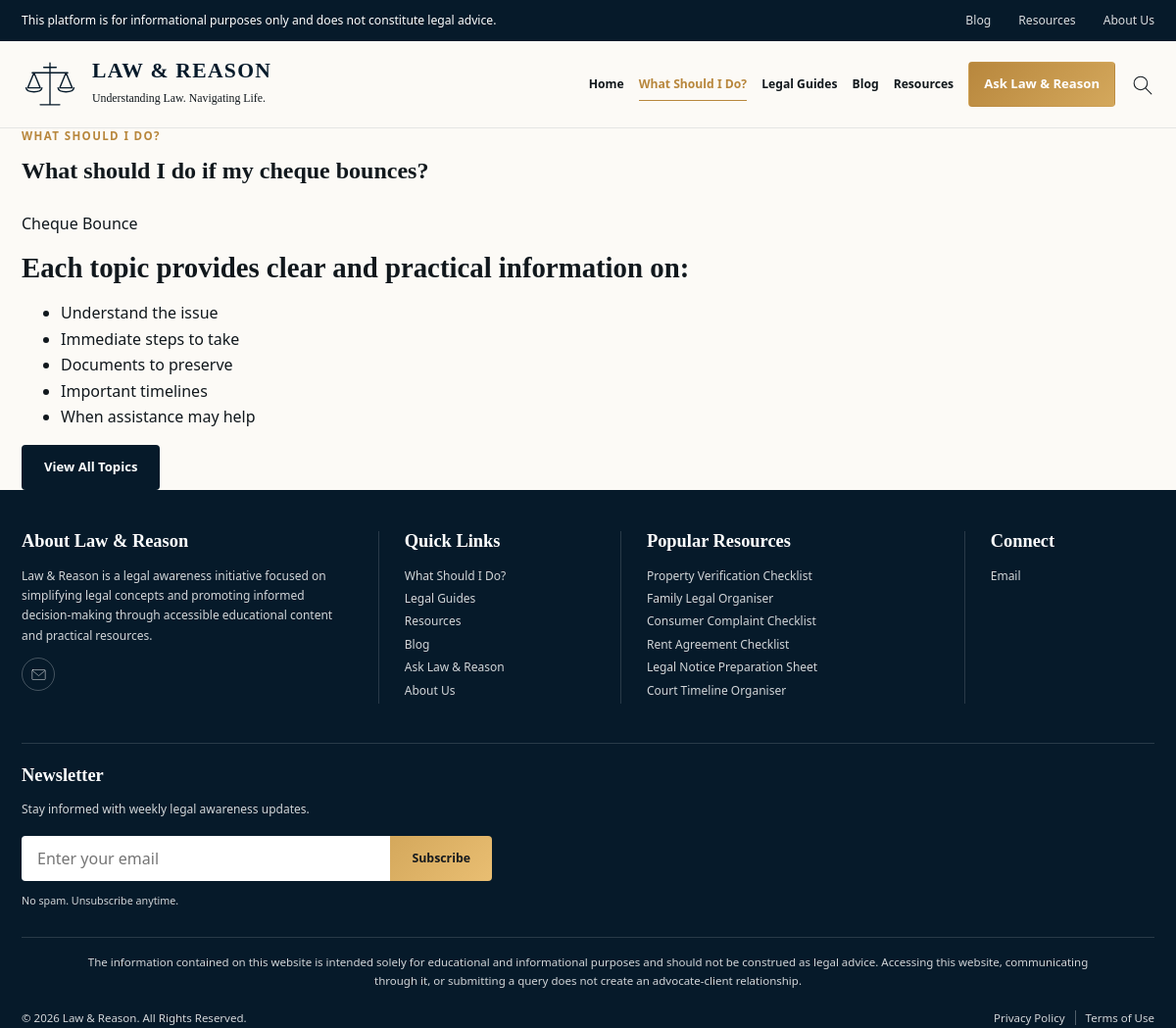
Screenshot of /scenarios/cheque-bounces with the database file from the repository.
### tables this page shows
CREATE TABLE scenarios (
    id INT AUTO_INCREMENT PRIMARY KEY,
    slug VARCHAR(150) NOT NULL UNIQUE,
    question_en VARCHAR(500) NOT NULL,
    question_hi VARCHAR(500) NOT NULL,
    content_en LONGTEXT,
    content_hi LONGTEXT,
    topic_id INT NULL,
    meta_title_en VARCHAR(160),
    meta_title_hi VARCHAR(160),
    meta_description_en VARCHAR(320),
    meta_description_hi VARCHAR(320),
    sort_order INT DEFAULT 0,
    is_published TINYINT(1) DEFAULT 1,
    created_at DATETIME DEFAULT CURRENT_TIMESTAMP,
    updated_at DATETIME DEFAULT CURRENT_TIMESTAMP ON UPDATE CURRENT_TIMESTAMP,
    FOREIGN KEY (topic_id) REFERENCES topics(id) ON DELETE SET NULL
);

CREATE TABLE topics (
    id INT AUTO_INCREMENT PRIMARY KEY,
    slug VARCHAR(100) NOT NULL UNIQUE,
    title_en VARCHAR(255) NOT NULL,
    title_hi VARCHAR(255) NOT NULL,
    description_en TEXT,
    description_hi TEXT,
    content_en LONGTEXT,
    content_hi LONGTEXT,
    icon VARCHAR(50) DEFAULT NULL,
    meta_title_en VARCHAR(160),
    meta_title_hi VARCHAR(160),
    meta_description_en VARCHAR(320),
    meta_description_hi VARCHAR(320),
    sort_order INT DEFAULT 0,
    is_published TINYINT(1) DEFAULT 1,
    created_at DATETIME DEFAULT CURRENT_TIMESTAMP,
    updated_at DATETIME DEFAULT CURRENT_TIMESTAMP ON UPDATE CURRENT_TIMESTAMP
);

### includes/helpers.php (called while the page is built, shortened)
<?php
function getCurrentLang() {
    return $_SESSION['lang'] ?? DEFAULT_LANG;
}
function langField($fieldBase) {
    $lang = getCurrentLang();
    return $fieldBase . '_' . $lang;
}
function getLangValue($row, $fieldBase) {
    $field = langField($fieldBase);
    return $row[$field] ?? $row[$fieldBase . '_en'] ?? '';
}

### pages/scenarios/scenario.php (the view, shortened to what this page needs)
<?php
require_once __DIR__ . '/../../includes/helpers.php';
$lang = getCurrentLang();
$strings = require __DIR__ . '/../../lang/' . $lang . '.php';
$slug = sanitize($_GET['slug'] ?? '');
try {
    $db = getDB();
    $stmt = $db->prepare("
        SELECT s.*, t.title_en AS topic_title_en, t.title_hi AS topic_title_hi, t.slug AS topic_slug
        FROM scenarios s
        LEFT JOIN topics t ON s.topic_id = t.id
        WHERE s.slug = :slug AND s.is_published = 1
    ");
    $stmt->execute([':slug' => $slug]);
    $scenario = $stmt->fetch();
} catch (PDOException $e) {
    error_log('Scenario page error: ' . $e->getMessage());
    http_response_code(500);
    $pageTitle = $strings['error_general'] . ' | ' . SITE_NAME;
    $pageDescription = '';
    $pageCanonical = SITE_URL;
    $currentPage = 'guidance';
    $bodyClass = 'page-error';
    require_once __DIR__ . '/../../templates/header.php';
    echo '<section class="container"><h1>' . $strings['error_general'] . '</h1></section>';
    require_once __DIR__ . '/../../templates/footer.php';
    exit;
}
$question = getLangValue($scenario, 'question');
require_once __DIR__ . '/../../templates/header.php';
?>
    <article class="scenario-page">
        <div class="container">
            <header class="scenario-header">
                <p class="eyebrow"><?php echo $strings['guidance_title']; ?></p>
                <h1><?php echo htmlspecialchars($question); ?></h1>
                <?php if (!empty($scenario['topic_title_en'])): ?>
                <p class="scenario-topic-link">
                    <a href="/legal-areas/<?php echo htmlspecialchars($scenario['topic_slug']); ?>">
                        <?php echo htmlspecialchars($lang === 'hi' ? ($scenario['topic_title_hi'] ?? $scenario['topic_title_en']) : $scenario['topic_title_en']); ?>
                    </a>
                </p>
                <?php endif; ?>
            </header>
            <div class="scenario-features">
                <h2><?php echo $strings['guidance_feature_title']; ?></h2>
                <ul>
                    <li><?php echo $strings['guidance_f1']; ?></li>
                    <li><?php echo $strings['guidance_f2']; ?></li>
                    <li><?php echo $strings['guidance_f3']; ?></li>
                    <li><?php echo $strings['guidance_f4']; ?></li>
                    <li><?php echo $strings['guidance_f5']; ?></li>
                </ul>
            </div>
            <div class="scenario-cta">
                <a href="/scenarios/" class="button button-navy"><?php echo $strings['guidance_view_all']; ?></a>
            </div>
        </div>
    </article>
<?php require_once __DIR__ . '/../../templates/footer.php'; ?>

### public/css/styles.css (style rules this page uses)
:root { --navy: #061a2a; --navy-2: #0b2639; --ink: #11181d; --gold: #b8873d; --gold-light: #d4a85c; --cream: #f8f4ed; --warm-white: #fcfaf6; --line: #ded7cb; --muted: #62605c; --white: #ffffff; --shadow: 0 18px 50px rgba(30, 24, 17, 0.09); --serif: Georgia, "Times New Roman", serif; --sans: "Segoe UI", Arial, sans-serif; }
* { box-sizing: border-box; }
html { overflow-x: clip; scroll-behavior: smooth; }
body { margin: 0; overflow-x: clip; color: var(--ink); background: var(--warm-white); font-family: var(--sans); font-size: 16px; line-height: 1.65; }
a { color: inherit; text-decoration: none; }
.container { width: min(1400px, calc(100% - 64px)); margin: 0 auto; }
.eyebrow { margin: 0 0 8px; color: var(--gold); font-size: 0.72rem; font-weight: 700; letter-spacing: 0.12em; line-height: 1.4; text-transform: uppercase; }
h1, h2, h3, p { margin-top: 0; }
h1, h2, h3 { font-family: var(--serif); }
h2 { margin-bottom: 14px; font-size: clamp(1.55rem, 2.4vw, 2.15rem); line-height: 1.16; }
.button { min-height: 46px; padding: 12px 22px; display: inline-flex; align-items: center; justify-content: center; gap: 9px; border: 1px solid transparent; border-radius: 4px; cursor: pointer; font-size: 0.82rem; font-weight: 700; line-height: 1.2; transition: transform 180ms ease, box-shadow 180ms ease, background 180ms ease; }
.button-navy { color: var(--white); background: var(--navy); }
@media (max-width: 1250px) { .container { width: min(1160px, calc(100% - 44px)); } }

### rows the page displays
scenarios: question_en "What should I do if my cheque bounces?", topic.title_en "Cheque Bounce"

### other values shown
$strings['announcement'] "This platform is for informational purposes only and does not constitute legal advice."
$strings['nav_blog'] "Blog"
$strings['nav_resources'] "Resources"
$strings['nav_about'] "About Us"
$strings['nav_home'] "Home"
$strings['nav_guidance'] "What Should I Do?"
$strings['nav_legal_guides'] "Legal Guides"
$strings['nav_ask'] "Ask Law & Reason"
$strings['guidance_title'] "WHAT SHOULD I DO?"
$strings['guidance_feature_title'] "Each topic provides clear and practical information on:"
$strings['guidance_f1'] "Understand the issue"
$strings['guidance_f2'] "Immediate steps to take"
$strings['guidance_f3'] "Documents to preserve"
$strings['guidance_f4'] "Important timelines"
$strings['guidance_f5'] "When assistance may help"
